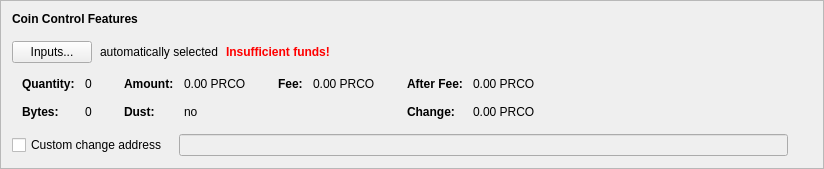
      <widget class="QFrame" name="frameCoinControl">
       <property name="sizePolicy">
        <sizepolicy hsizetype="Preferred" vsizetype="Fixed">
         <horstretch>0</horstretch>
         <verstretch>0</verstretch>
        </sizepolicy>
       </property>
       <property name="frameShape">
        <enum>QFrame::StyledPanel</enum>
       </property>
       <property name="frameShadow">
        <enum>QFrame::Raised</enum>
       </property>
       <layout class="QVBoxLayout" name="verticalLayout_4">
        <item>
         <layout class="QVBoxLayout" name="verticalLayoutCoinControl" stretch="0,0,0,0,0">
          <property name="spacing">
           <number>0</number>
          </property>
          <property name="sizeConstraint">
           <enum>QLayout::SetDefaultConstraint</enum>
          </property>
          <property name="leftMargin">
           <number>0</number>
          </property>
          <property name="topMargin">
           <number>0</number>
          </property>
          <item>
           <layout class="QHBoxLayout" name="horizontalLayoutCoinControl1">
            <property name="bottomMargin">
             <number>15</number>
            </property>
            <item>
             <widget class="QLabel" name="labelCoinControlFeatures">
              <property name="sizePolicy">
               <sizepolicy hsizetype="Preferred" vsizetype="Maximum">
                <horstretch>0</horstretch>
                <verstretch>0</verstretch>
               </sizepolicy>
              </property>
              <property name="font">
               <font>
                <weight>75</weight>
                <bold>true</bold>
               </font>
              </property>
              <property name="styleSheet">
               <string notr="true">font-weight:bold;</string>
              </property>
              <property name="text">
               <string>Coin Control Features</string>
              </property>
             </widget>
            </item>
           </layout>
          </item>
          <item>
           <layout class="QHBoxLayout" name="horizontalLayoutCoinControl2" stretch="0,0,0,0">
            <property name="spacing">
             <number>8</number>
            </property>
            <property name="bottomMargin">
             <number>10</number>
            </property>
            <item>
             <widget class="QPushButton" name="pushButtonCoinControl">
              <property name="styleSheet">
               <string notr="true"/>
              </property>
              <property name="text">
               <string>Inputs...</string>
              </property>
              <property name="autoDefault">
               <bool>false</bool>
              </property>
             </widget>
            </item>
            <item>
             <widget class="QLabel" name="labelCoinControlAutomaticallySelected">
              <property name="text">
               <string>automatically selected</string>
              </property>
              <property name="margin">
               <number>5</number>
              </property>
             </widget>
            </item>
            <item>
             <widget class="QLabel" name="labelCoinControlInsuffFunds">
              <property name="font">
               <font>
                <weight>75</weight>
                <bold>true</bold>
               </font>
              </property>
              <property name="styleSheet">
               <string notr="true">color:red;font-weight:bold;</string>
              </property>
              <property name="text">
               <string>Insufficient funds!</string>
              </property>
              <property name="margin">
               <number>5</number>
              </property>
             </widget>
            </item>
            <item>
             <spacer name="horizontalSpacerCoinControl">
              <property name="orientation">
               <enum>Qt::Horizontal</enum>
              </property>
              <property name="sizeHint" stdset="0">
               <size>
                <width>40</width>
                <height>1</height>
               </size>
              </property>
             </spacer>
            </item>
           </layout>
          </item>
          <item>
           <widget class="QWidget" name="widgetCoinControl" native="true">
            <property name="sizePolicy">
             <sizepolicy hsizetype="Preferred" vsizetype="Preferred">
              <horstretch>0</horstretch>
              <verstretch>0</verstretch>
             </sizepolicy>
            </property>
            <property name="minimumSize">
             <size>
              <width>0</width>
              <height>0</height>
             </size>
            </property>
            <property name="styleSheet">
             <string notr="true"/>
            </property>
            <layout class="QHBoxLayout" name="horizontalLayoutCoinControl5">
             <property name="leftMargin">
              <number>0</number>
             </property>
             <property name="topMargin">
              <number>0</number>
             </property>
             <property name="rightMargin">
              <number>0</number>
             </property>
             <property name="bottomMargin">
              <number>0</number>
             </property>
             <item>
              <layout class="QHBoxLayout" name="horizontalLayoutCoinControl3" stretch="0,0,0,1">
               <property name="spacing">
                <number>20</number>
               </property>
               <property name="topMargin">
                <number>0</number>
               </property>
               <property name="bottomMargin">
                <number>10</number>
               </property>
               <item>
                <layout class="QFormLayout" name="formLayoutCoinControl1">
                 <property name="horizontalSpacing">
                  <number>10</number>
                 </property>
                 <property name="verticalSpacing">
                  <number>14</number>
                 </property>
                 <property name="leftMargin">
                  <number>10</number>
                 </property>
                 <property name="topMargin">
                  <number>4</number>
                 </property>
                 <property name="rightMargin">
                  <number>6</number>
                 </property>
                 <item row="0" column="0">
                  <widget class="QLabel" name="labelCoinControlQuantityText">
                   <property name="font">
                    <font>
                     <weight>75</weight>
                     <bold>true</bold>
                    </font>
                   </property>
                   <property name="text">
                    <string>Quantity:</string>
                   </property>
                   <property name="margin">
                    <number>0</number>
                   </property>
                  </widget>
                 </item>
                 <item row="0" column="1">
                  <widget class="QLabel" name="labelCoinControlQuantity">
                   <property name="cursor">
                    <cursorShape>IBeamCursor</cursorShape>
                   </property>
                   <property name="contextMenuPolicy">
                    <enum>Qt::ActionsContextMenu</enum>
                   </property>
                   <property name="text">
                    <string notr="true">0</string>
                   </property>
                   <property name="margin">
                    <number>0</number>
                   </property>
                   <property name="textInteractionFlags">
                    <set>Qt::LinksAccessibleByMouse|Qt::TextSelectableByKeyboard|Qt::TextSelectableByMouse</set>
                   </property>
                  </widget>
                 </item>
                 <item row="1" column="0">
                  <widget class="QLabel" name="labelCoinControlBytesText">
                   <property name="font">
                    <font>
                     <weight>75</weight>
                     <bold>true</bold>
                    </font>
                   </property>
                   <property name="text">
                    <string>Bytes:</string>
                   </property>
                  </widget>
                 </item>
                 <item row="1" column="1">
                  <widget class="QLabel" name="labelCoinControlBytes">
                   <property name="cursor">
                    <cursorShape>IBeamCursor</cursorShape>
                   </property>
                   <property name="contextMenuPolicy">
                    <enum>Qt::ActionsContextMenu</enum>
                   </property>
                   <property name="text">
                    <string notr="true">0</string>
                   </property>
                   <property name="textInteractionFlags">
                    <set>Qt::LinksAccessibleByMouse|Qt::TextSelectableByKeyboard|Qt::TextSelectableByMouse</set>
                   </property>
                  </widget>
                 </item>
                </layout>
               </item>
               <item>
                <layout class="QFormLayout" name="formLayoutCoinControl2">
                 <property name="horizontalSpacing">
                  <number>10</number>
                 </property>
                 <property name="verticalSpacing">
                  <number>14</number>
                 </property>
                 <property name="leftMargin">
                  <number>6</number>
                 </property>
                 <property name="topMargin">
                  <number>4</number>
                 </property>
                 <property name="rightMargin">
                  <number>6</number>
                 </property>
                 <item row="0" column="0">
                  <widget class="QLabel" name="labelCoinControlAmountText">
                   <property name="font">
                    <font>
                     <weight>75</weight>
                     <bold>true</bold>
                    </font>
                   </property>
                   <property name="text">
                    <string>Amount:</string>
                   </property>
                   <property name="margin">
                    <number>0</number>
                   </property>
                  </widget>
                 </item>
                 <item row="0" column="1">
                  <widget class="QLabel" name="labelCoinControlAmount">
                   <property name="cursor">
                    <cursorShape>IBeamCursor</cursorShape>
                   </property>
                   <property name="contextMenuPolicy">
                    <enum>Qt::ActionsContextMenu</enum>
                   </property>
                   <property name="text">
                    <string notr="true">0.00 PRCO</string>
                   </property>
                   <property name="textInteractionFlags">
                    <set>Qt::LinksAccessibleByMouse|Qt::TextSelectableByKeyboard|Qt::TextSelectableByMouse</set>
                   </property>
                  </widget>
                 </item>
                 <item row="1" column="0">
                  <widget class="QLabel" name="labelCoinControlLowOutputText">
                   <property name="font">
                    <font>
                     <weight>75</weight>
                     <bold>true</bold>
                    </font>
                   </property>
                   <property name="text">
                    <string>Dust:</string>
                   </property>
                  </widget>
                 </item>
                 <item row="1" column="1">
                  <widget class="QLabel" name="labelCoinControlLowOutput">
                   <property name="cursor">
                    <cursorShape>IBeamCursor</cursorShape>
                   </property>
                   <property name="contextMenuPolicy">
                    <enum>Qt::ActionsContextMenu</enum>
                   </property>
                   <property name="text">
                    <string notr="true">no</string>
                   </property>
                   <property name="textInteractionFlags">
                    <set>Qt::LinksAccessibleByMouse|Qt::TextSelectableByKeyboard|Qt::TextSelectableByMouse</set>
                   </property>
                  </widget>
                 </item>
                </layout>
               </item>
               <item>
                <layout class="QFormLayout" name="formLayoutCoinControl3">
                 <property name="horizontalSpacing">
                  <number>10</number>
                 </property>
                 <property name="verticalSpacing">
                  <number>14</number>
                 </property>
                 <property name="leftMargin">
                  <number>6</number>
                 </property>
                 <property name="topMargin">
                  <number>4</number>
                 </property>
                 <property name="rightMargin">
                  <number>6</number>
                 </property>
                 <item row="0" column="0">
                  <widget class="QLabel" name="labelCoinControlFeeText">
                   <property name="font">
                    <font>
                     <weight>75</weight>
                     <bold>true</bold>
                    </font>
                   </property>
                   <property name="text">
                    <string>Fee:</string>
                   </property>
                   <property name="margin">
                    <number>0</number>
                   </property>
                  </widget>
                 </item>
                 <item row="0" column="1">
                  <widget class="QLabel" name="labelCoinControlFee">
                   <property name="cursor">
                    <cursorShape>IBeamCursor</cursorShape>
                   </property>
                   <property name="contextMenuPolicy">
                    <enum>Qt::ActionsContextMenu</enum>
                   </property>
                   <property name="text">
                    <string notr="true">0.00 PRCO</string>
                   </property>
                   <property name="textInteractionFlags">
                    <set>Qt::LinksAccessibleByMouse|Qt::TextSelectableByKeyboard|Qt::TextSelectableByMouse</set>
                   </property>
                  </widget>
                 </item>
                </layout>
               </item>
               <item>
                <layout class="QFormLayout" name="formLayoutCoinControl4">
                 <property name="horizontalSpacing">
                  <number>10</number>
                 </property>
                 <property name="verticalSpacing">
                  <number>14</number>
                 </property>
                 <property name="leftMargin">
                  <number>6</number>
                 </property>
                 <property name="topMargin">
                  <number>4</number>
                 </property>
                 <property name="rightMargin">
                  <number>6</number>
                 </property>
                 <item row="0" column="0">
                  <widget class="QLabel" name="labelCoinControlAfterFeeText">
                   <property name="font">
                    <font>
                     <weight>75</weight>
                     <bold>true</bold>
                    </font>
                   </property>
                   <property name="text">
                    <string>After Fee:</string>
                   </property>
                   <property name="margin">
                    <number>0</number>
                   </property>
                  </widget>
                 </item>
                 <item row="0" column="1">
                  <widget class="QLabel" name="labelCoinControlAfterFee">
                   <property name="cursor">
                    <cursorShape>IBeamCursor</cursorShape>
                   </property>
                   <property name="contextMenuPolicy">
                    <enum>Qt::ActionsContextMenu</enum>
                   </property>
                   <property name="text">
                    <string notr="true">0.00 PRCO</string>
                   </property>
                   <property name="textInteractionFlags">
                    <set>Qt::LinksAccessibleByMouse|Qt::TextSelectableByKeyboard|Qt::TextSelectableByMouse</set>
                   </property>
                  </widget>
                 </item>
                 <item row="1" column="0">
                  <widget class="QLabel" name="labelCoinControlChangeText">
                   <property name="font">
                    <font>
                     <weight>75</weight>
                     <bold>true</bold>
                    </font>
                   </property>
                   <property name="text">
                    <string>Change:</string>
                   </property>
                  </widget>
                 </item>
                 <item row="1" column="1">
                  <widget class="QLabel" name="labelCoinControlChange">
                   <property name="cursor">
                    <cursorShape>IBeamCursor</cursorShape>
                   </property>
                   <property name="contextMenuPolicy">
                    <enum>Qt::ActionsContextMenu</enum>
                   </property>
                   <property name="text">
                    <string notr="true">0.00 PRCO</string>
                   </property>
                   <property name="textInteractionFlags">
                    <set>Qt::LinksAccessibleByMouse|Qt::TextSelectableByKeyboard|Qt::TextSelectableByMouse</set>
                   </property>
                  </widget>
                 </item>
                </layout>
               </item>
              </layout>
             </item>
            </layout>
           </widget>
          </item>
          <item>
           <layout class="QHBoxLayout" name="horizontalLayoutCoinControl4" stretch="0,0,0">
            <property name="spacing">
             <number>12</number>
            </property>
            <property name="sizeConstraint">
             <enum>QLayout::SetDefaultConstraint</enum>
            </property>
            <property name="topMargin">
             <number>5</number>
            </property>
            <property name="rightMargin">
             <number>5</number>
            </property>
            <item>
             <widget class="QCheckBox" name="checkBoxCoinControlChange">
              <property name="toolTip">
               <string>If this is activated, but the change address is empty or invalid, change will be sent to a newly generated address.</string>
              </property>
              <property name="text">
               <string>Custom change address</string>
              </property>
             </widget>
            </item>
            <item>
             <widget class="QValidatedLineEdit" name="lineEditCoinControlChange">
              <property name="enabled">
               <bool>false</bool>
              </property>
              <property name="sizePolicy">
               <sizepolicy hsizetype="Expanding" vsizetype="Fixed">
                <horstretch>0</horstretch>
                <verstretch>0</verstretch>
               </sizepolicy>
              </property>
             </widget>
            </item>
            <item>
             <widget class="QLabel" name="labelCoinControlChangeLabel">
              <property name="sizePolicy">
               <sizepolicy hsizetype="Preferred" vsizetype="Expanding">
                <horstretch>0</horstretch>
                <verstretch>0</verstretch>
               </sizepolicy>
              </property>
              <property name="minimumSize">
               <size>
                <width>0</width>
                <height>0</height>
               </size>
              </property>
              <property name="text">
               <string/>
              </property>
              <property name="margin">
               <number>3</number>
              </property>
             </widget>
            </item>
           </layout>
          </item>
          <item>
           <spacer name="verticalSpacerCoinControl">
            <property name="orientation">
             <enum>Qt::Vertical</enum>
            </property>
            <property name="sizeType">
             <enum>QSizePolicy::Expanding</enum>
            </property>
            <property name="sizeHint" stdset="0">
             <size>
              <width>800</width>
              <height>1</height>
             </size>
            </property>
           </spacer>
          </item>
         </layout>
        </item>
       </layout>
      </widget>
